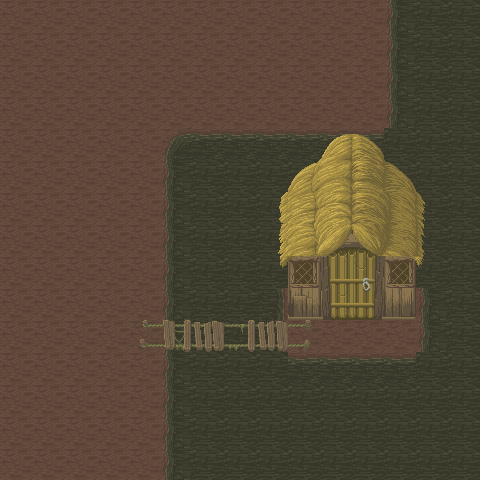

Tiled map render using the project's own tile images. Description and the whole map definition, tile-layer contents included, below:
An orthogonal 15x15 tile map with 32x32 px tiles, 5 tile layers (Swamp, Bridge, House, HouseDeco, ...), 2 hidden layers not drawn.

<map version="1.5" tiledversion="1.7.2" orientation="orthogonal" renderorder="right-down" width="15" height="15" tilewidth="32" tileheight="32" infinite="0" nextlayerid="10" nextobjectid="1">
 <tileset firstgid="1" source="../tilesets/swamp.tsx" />
 <layer id="1" name="Swamp" width="15" height="15">
  <properties>
   <property name="Foreground" type="bool" value="false" />
  </properties>
  <data encoding="csv">
65,65,65,65,65,65,65,65,65,65,65,65,33,34,34,
65,65,65,65,65,65,65,65,65,65,65,65,33,34,34,
65,65,65,65,65,65,65,65,65,65,65,65,33,34,34,
65,65,65,65,65,65,65,65,65,65,65,65,33,34,34,
65,65,65,65,65,17,18,18,18,18,18,18,34,34,34,
65,65,65,65,65,33,34,34,34,34,34,34,34,34,34,
65,65,65,65,65,33,34,34,34,34,34,34,34,34,34,
65,65,65,65,65,33,34,34,34,34,34,34,34,34,34,
65,65,65,65,65,33,34,34,34,50,50,50,34,34,34,
65,65,65,65,65,33,34,34,35,65,65,65,65,33,34,
65,65,65,65,65,33,34,34,35,65,65,65,65,33,34,
65,65,65,65,65,33,34,34,34,18,18,18,18,34,34,
65,65,65,65,65,33,34,34,34,34,34,34,34,34,34,
65,65,65,65,65,33,34,34,34,34,34,34,34,34,34,
65,65,65,65,65,33,34,34,34,34,34,34,34,34,34
</data>
 </layer>
 <layer id="2" name="Bridge" width="15" height="15">
  <properties>
   <property name="Foreground" type="bool" value="false" />
  </properties>
  <data encoding="csv">
0,0,0,0,0,0,0,0,0,0,0,0,0,0,0,
0,0,0,0,0,0,0,0,0,0,0,0,0,0,0,
0,0,0,0,0,0,0,0,0,0,0,0,0,0,0,
0,0,0,0,0,0,0,0,0,0,0,0,0,0,0,
0,0,0,0,0,0,0,0,0,0,0,0,0,0,0,
0,0,0,0,0,0,0,0,0,0,0,0,0,0,0,
0,0,0,0,0,0,0,0,0,0,0,0,0,0,0,
0,0,0,0,0,0,0,0,0,0,0,0,0,0,0,
0,0,0,0,0,0,0,0,0,0,0,0,0,0,0,
0,0,0,0,0,0,0,0,0,0,0,0,0,0,0,
0,0,0,0,578,579,580,581,582,583,0,0,0,0,0,
0,0,0,0,0,0,0,0,0,0,0,0,0,0,0,
0,0,0,0,0,0,0,0,0,0,0,0,0,0,0,
0,0,0,0,0,0,0,0,0,0,0,0,0,0,0,
0,0,0,0,0,0,0,0,0,0,0,0,0,0,0
</data>
 </layer>
 <layer id="3" name="House" width="15" height="15">
  <properties>
   <property name="Foreground" type="bool" value="false" />
  </properties>
  <data encoding="csv">
0,0,0,0,0,0,0,0,0,0,0,0,0,0,0,
0,0,0,0,0,0,0,0,0,0,0,0,0,0,0,
0,0,0,0,0,0,0,0,0,0,0,0,0,0,0,
0,0,0,0,0,0,0,0,0,0,0,0,0,0,0,
0,0,0,0,0,0,0,0,0,0,0,0,0,0,0,
0,0,0,0,0,0,0,0,0,0,0,0,0,0,0,
0,0,0,0,0,0,0,0,0,0,0,0,0,0,0,
0,0,0,0,0,0,0,0,0,81,82,82,83,0,0,
0,0,0,0,0,0,0,0,0,97,98,98,99,0,0,
0,0,0,0,0,0,0,0,0,113,114,114,115,0,0,
0,0,0,0,0,0,0,0,0,0,0,0,0,0,0,
0,0,0,0,0,0,0,0,0,0,0,0,0,0,0,
0,0,0,0,0,0,0,0,0,0,0,0,0,0,0,
0,0,0,0,0,0,0,0,0,0,0,0,0,0,0,
0,0,0,0,0,0,0,0,0,0,0,0,0,0,0
</data>
 </layer>
 <layer id="6" name="HouseDeco" width="15" height="15">
  <properties>
   <property name="Foreground" type="bool" value="false" />
  </properties>
  <data encoding="csv">
0,0,0,0,0,0,0,0,0,0,0,0,0,0,0,
0,0,0,0,0,0,0,0,0,0,0,0,0,0,0,
0,0,0,0,0,0,0,0,0,0,0,0,0,0,0,
0,0,0,0,0,0,0,0,0,0,0,0,0,0,0,
0,0,0,0,0,0,0,0,0,0,0,0,0,0,0,
0,0,0,0,0,0,0,0,0,0,0,0,0,0,0,
0,0,0,0,0,0,0,0,0,0,0,0,0,0,0,
0,0,0,0,0,0,0,0,0,0,134,135,0,0,0,
0,0,0,0,0,0,0,0,0,148,150,151,148,0,0,
0,0,0,0,0,0,0,0,0,0,166,167,0,0,0,
0,0,0,0,0,0,0,0,0,0,0,0,0,0,0,
0,0,0,0,0,0,0,0,0,0,0,0,0,0,0,
0,0,0,0,0,0,0,0,0,0,0,0,0,0,0,
0,0,0,0,0,0,0,0,0,0,0,0,0,0,0,
0,0,0,0,0,0,0,0,0,0,0,0,0,0,0
</data>
 </layer>
 <layer id="8" name="Backdeco" width="15" height="15" visible="0">
  <properties>
   <property name="Foreground" type="bool" value="false" />
  </properties>
  <data encoding="csv">
0,0,0,0,0,0,0,0,0,0,0,0,0,0,0,
0,0,0,0,0,0,0,0,0,0,0,0,0,0,0,
0,0,0,0,0,0,0,0,0,0,0,0,0,0,0,
0,0,641,626,643,0,0,0,0,0,0,0,0,0,0,
0,0,657,658,659,0,0,0,0,0,0,0,0,0,0,
0,0,0,0,0,503,504,0,0,0,0,0,753,754,755,
0,0,0,0,0,519,520,0,0,0,0,0,769,770,771,
0,0,0,0,0,535,536,0,0,0,0,0,785,786,787,
0,0,0,0,0,551,552,0,0,632,0,0,801,802,803,
0,0,0,0,0,567,568,0,0,808,0,0,0,0,0,
0,0,0,0,0,0,0,0,0,0,0,0,648,0,837,
0,0,0,0,0,0,0,0,0,0,0,0,0,0,853,
0,0,0,0,0,0,0,0,0,0,0,838,839,840,0,
0,0,0,0,0,0,0,0,0,0,0,869,855,856,0,
0,0,0,0,0,0,0,0,0,0,0,0,0,0,0
</data>
 </layer>
 <layer id="9" name="Roof" width="15" height="15">
  <properties>
   <property name="Foreground" type="bool" value="true" />
  </properties>
  <data encoding="csv">
0,0,0,0,0,0,0,0,0,0,0,0,0,0,0,
0,0,0,0,0,0,0,0,0,0,0,0,0,0,0,
0,0,0,0,0,0,0,0,0,0,0,0,0,0,0,
0,0,0,0,0,0,0,0,0,0,0,0,0,0,0,
0,0,0,0,0,0,0,0,177,178,179,180,181,182,0,
0,0,0,0,0,0,0,0,193,194,195,196,197,198,0,
0,0,0,0,0,0,0,0,209,210,211,212,213,214,0,
0,0,0,0,0,0,0,0,225,226,227,228,229,230,0,
0,0,0,0,0,0,0,0,241,242,243,244,245,246,0,
0,0,0,0,0,0,0,0,0,0,0,0,0,0,0,
0,0,0,0,0,0,0,0,0,0,0,0,0,0,0,
0,0,0,0,0,0,0,0,0,0,0,0,0,0,0,
0,0,0,0,0,0,0,0,0,0,0,0,0,0,0,
0,0,0,0,0,0,0,0,0,0,0,0,0,0,0,
0,0,0,0,0,0,0,0,0,0,0,0,0,0,0
</data>
 </layer>
 <layer id="4" name="Foredeco" width="15" height="15" visible="0">
  <properties>
   <property name="Foreground" type="bool" value="true" />
  </properties>
  <data encoding="csv">
0,519,520,0,0,0,0,0,689,690,691,692,693,0,0,
0,535,536,0,0,0,0,0,705,706,707,708,709,0,0,
0,551,552,0,0,0,0,0,721,722,819,724,725,0,0,
0,567,568,0,0,0,0,0,737,738,739,740,741,0,0,
0,0,0,0,0,0,0,0,177,178,179,180,181,182,0,
0,0,0,0,0,0,0,0,193,194,195,196,197,198,0,
0,0,0,0,0,0,0,0,209,210,211,212,213,214,0,
0,0,0,0,0,0,0,0,225,226,227,228,229,230,0,
0,0,0,0,0,0,0,0,241,242,243,244,245,246,0,
0,0,0,0,0,0,0,0,0,0,0,0,0,0,0,
0,0,0,0,0,0,742,743,744,0,0,0,0,0,0,
628,629,630,0,0,0,758,791,760,0,0,0,0,0,0,
644,645,646,0,0,0,774,807,792,0,0,0,0,0,0,
660,661,662,0,0,0,0,0,0,0,0,0,0,0,0,
0,0,0,0,0,0,0,0,0,0,0,0,0,0,0
</data>
 </layer>
</map>